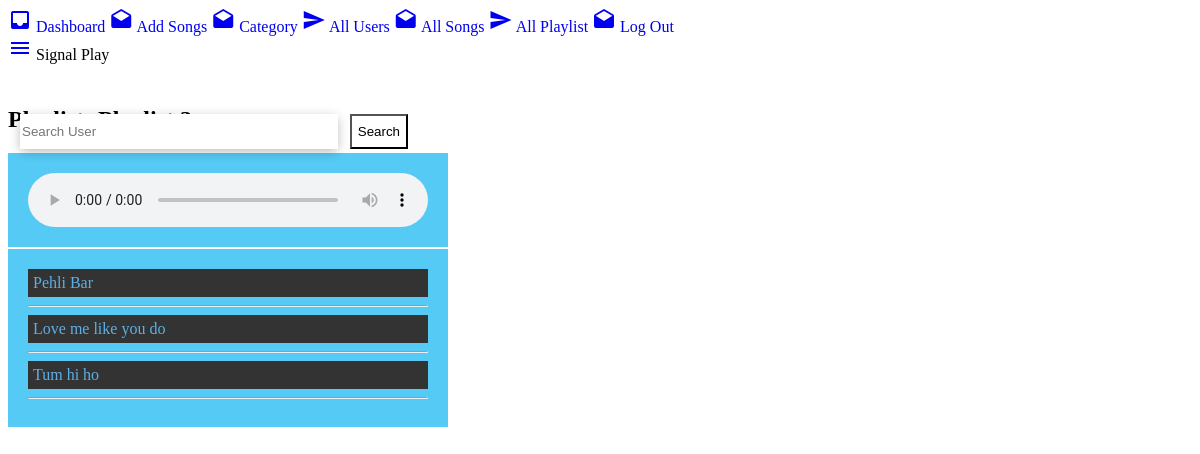
The app's page /admin/viewDetailPlaylist.php?playlistDetail=4 (signed in) with its own data.
### tables this page shows
CREATE TABLE `songs` (
  `sId` int(3) NOT NULL,
  `uId` int(3) NOT NULL,
  `sSong` text NOT NULL,
  `sTitle` varchar(256) NOT NULL,
  `sArtist` varchar(256) NOT NULL,
  `sImage` text NOT NULL,
  `sSource` text NOT NULL,
  `sDescription` varchar(256) NOT NULL,
  `sDuration` varchar(256) NOT NULL
);

### admin/viewDetailPlaylist.php (the view, shortened to what this page needs)
<?php
if(isset($_GET['playlistDetail'])){
	$the_playlist_id= $_GET['playlistDetail'];
}
include "db.php";
$query = "SELECT * FROM playlist WHERE pId=$the_playlist_id";
$playlist= mysqli_query($con,$query);
while($row = mysqli_fetch_assoc($playlist)){
	$pName = $row['pName'];
}
?>
<!DOCTYPE html>
<html>
<head>
	<link rel="stylesheet" type="text/css" href="https://unpkg.com/material-components-web@latest/dist/material-components-web.min.css">
	<link rel="stylesheet" href="./css/style.css">
	<link rel="stylesheet" type="text/css" href="../user/css/searchBox.css">
</head>
<body>
	<?php include "header.php"; ?>
	<div class="mdc-drawer-app-content">
		<?php include "navbar.php";  ?>
		<main class="main-content" id="main-content" style="margin-top: 50px;">
			<div class="mdc-top-app-bar--fixed-adjust">
				<h2>Playlist: <?php echo $pName;  ?></h2>
				<?php
				$query = "SELECT * FROM playlistSong WHERE pId=$the_playlist_id LIMIT 1";
				$select_song_id= mysqli_query($con,$query);
				while($row = mysqli_fetch_assoc($select_song_id)){
					$song_id = $row['sId'];
					$query = "SELECT * FROM songs WHERE sId=$song_id ";
					$select_song= mysqli_query($con,$query);
					while($row = mysqli_fetch_assoc($select_song)){
						$song = $row['sSong'];
						?>
						<audio id="audio"  preload="auto" tabindex="0" controls="">
							<source src="../admin/<?php echo $song; ?>">
							</audio>
							<?php
						}
					}
					?>
					<nav role='navigation'>
						<ul id="playlist">
							<?php
							$query = "SELECT * FROM playlistSong WHERE pId=$the_playlist_id";
							$select_song_id= mysqli_query($con,$query);
							while($row = mysqli_fetch_assoc($select_song_id)){
								$song_id = $row['sId'];
								$query = "SELECT * FROM songs WHERE sId=$song_id ";
								$select_song= mysqli_query($con,$query);
								$checkrows=mysqli_num_rows($select_song);
								if ($checkrows == 0) {
									echo "<h3>No songs for this playlist! Pls added songs to it.</h3>";
								}else{
									while($row = mysqli_fetch_assoc($select_song)){
										$song = $row['sSong'];
										$songTitle = $row['sTitle'];
										?>
										<li class="active">
											<a href="../admin/<?php echo $song ?>">
												<?php echo $songTitle;  ?>
											</a>
											<hr>
										</li>
										<?php
									}
								}
							}
							?>
						</ul>
					</nav>
				</div>
			</main>
		</div>
	</body>
	</html>

### admin/css/style.css (style rules this page uses)
.mdc-drawer-app-content { flex: auto; overflow: auto; }
.main-content { overflow: auto; height: 100%; }
a { text-decoration: none !important; }

### admin/viewDetailPlaylist.php (style rules this page uses)
#playlist,audio { background:#55CAF5;width:400px;padding:20px; }
#playlist { margin-top:-2px; }
.active a { color:#5DB0E6; }
li { list-style:none;text-decoration: }
li a { color:#eeeedd;background:#333;padding:5px;display:block;text-decoration:none; }

### records on screen
songs: sTitle "Pehli Bar"
songs: sTitle "Love me like you do"
songs: sTitle "Tum hi ho"
